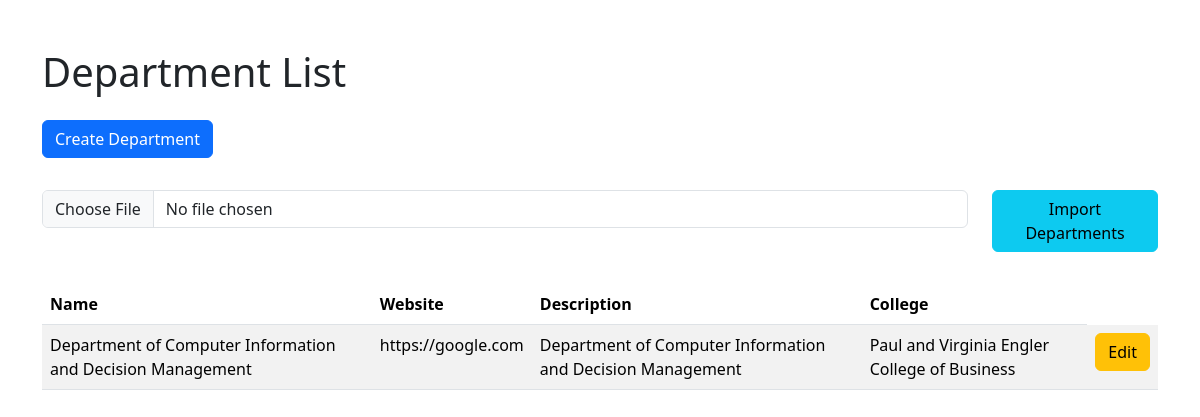
Screenshot of /departments/ with the database file from the repository.
### data/models.py (models this page shows, shortened)
class Department(models.Model):
    department_name = models.CharField(
        max_length=100, help_text="The name of the Department."
    )
    department_description = models.CharField(
        blank=True,
        null=True,
        max_length=200,
        help_text="The description of the Department.",
    )
    department_website = models.URLField(
        blank=True, null=True, help_text="The website of the Department."
    )
    college = models.ForeignKey(College, on_delete=models.CASCADE)

class College(models.Model):
    college_name = models.CharField(
        max_length=100, help_text="The name of the College."
    )
    college_website = models.URLField(
        blank=True, null=True, help_text="The website of the College."
    )
    college_description = models.CharField(
        blank=True,
        null=True,
        max_length=200,
        help_text="The description of the College.",
    )

### data/views.py (the view)
# urls.py: path("departments/", views.department_list, name="department_list"),
def department_list(request):
    departments = Department.objects.select_related("college").all()
    return render(
        request, "department/department-list.html", {"departments": departments}
    )

### data/templates/department/department-list.html (shortened to what this page needs)
{% extends 'base.html' %}
{% block content %}
<h1 class="display-6 mb-4">Department List</h1>
<a href="/departments/new" class="btn btn-primary mb-3">Create Department</a>
<form method="post" action="/departments/import" enctype="multipart/form-data" class="my-3">
    <div class="row">
        <div class="col-10">
            <input class="form-control" type="file" id="csv_file" name="csv_file">
        </div>
        <div class="col-2">
            <button class="btn btn-info mb-3">Import Departments</button>
        </div>
    </div>
</form>
<table class="table table-striped">
    <thead>
        <tr>
            <th scope="col">Name</th>
            <th scope="col">Website</th>
            <th scope="col">Description</th>
            <th scope="col">College</th>
        </tr>
    </thead>
    <tbody>
        {% for department in departments %}
        <tr>
            <td>{{ department.department_name }}</td>
            <td>{{ department.department_website }}</td>
            <td>{{ department.department_description }}</td>
            <td>{{ department.college.college_name }}</td>
            <td><a href="/departments/{{ department.id }}" class="btn btn-warning">Edit</a></td>
        </tr>
        {% endfor %}
    </tbody>
</table>
{% endblock %}

### rows the page displays
Department: department_name "Department of Computer Information and Decision Management", department_website "https://google.com", department_description "Department of Computer Information and Decision Management", college.college_name "Paul and Virginia Engler College of Business"
